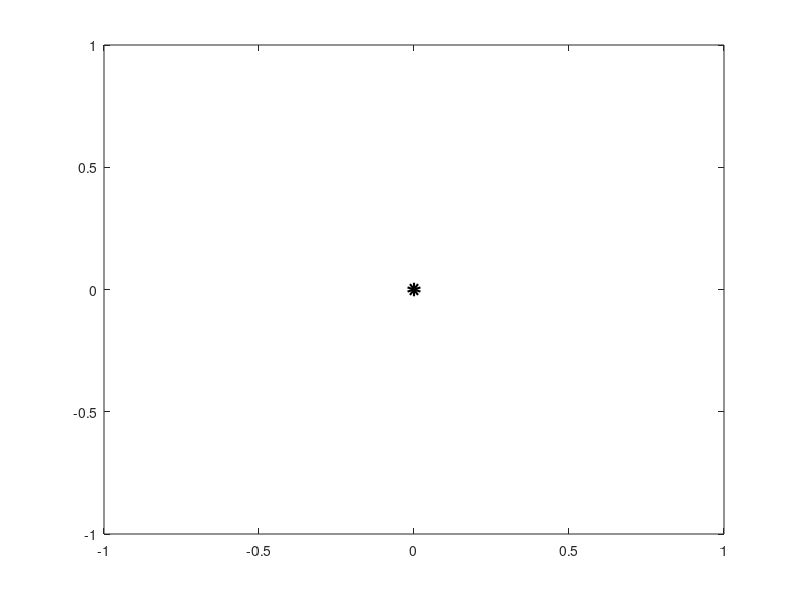

MATLAB code for this plot: (Note: this script raises an error after producing the figure.)
close all
clc

% GLOBAL VARS
global h_fov
global v_fov
global img_w
global img_h

h_fov = pi/4;
v_fov = pi/4;
img_w = 1292;
img_h = 964;

% READ INPUT DATA
M = csvread('data/sogrape.csv',0,0);
X_prev   = M(:,1);
X_curr   = M(:,3);
delta_x  = M(:,6);
delta_y  = M(:,7);
delta_th = M(:,8);
match_id = M(:,10);

% LOCAL VARS
n_iters = 141;
n = length(M);
robot_px = 13.3404;
robot_py = -2.33383;

% MAIN LOOP
figure(1);
figure(2);

figure(1)
plot(0, 0, 'ko', 'MarkerSize', 5, 'LineWidth', 5); % draw circle on origin
hold on

it = 1;
for i = 1:n_iters
    robot_px = robot_px + delta_x(it);
    robot_py = robot_py + delta_y(it);
    
    while match_id(it) == i      
        l_prev = computeLine(X_prev(it), 0);
        l_proj = projectLine(X_curr(it), [delta_x(it), delta_y(it)], delta_th(it));
        [x, y] = intercept(l_prev, l_proj);

        figure(1)
        plotLine(l_prev);
        plotLine(l_proj);
        plot(x, y, '*', 'MarkerSize', 10, 'LineWidth', 1);
        
        fprintf('it: %d\n  X_prev = %d\n  X_curr = %d\n', i, X_prev(it), X_curr(it));
        fprintf('  [d_x, d_y, d_th] = [%.4f, %.4f, %.4f]\n', delta_x(it), delta_y(it), delta_th(it) * 180/pi);
        fprintf('  [robot_x, robot_y] = [%.4f, %.4f]\n', robot_px, robot_py);
        fprintf('  [trunk_x, trunk_y] = [%.4f, %.4f]\n', robot_px + x, robot_py + y);

        figure(2)
        plot(robot_px, robot_py, 'ko', 'MarkerSize', 5, 'LineWidth', 5);
        hold on
        plot(robot_px + x, robot_py + y, 'r*', 'MarkerSize', 5, 'LineWidth', 5);
        grid on

       % pause();
        
        it = it + 1;
        
        if it > n
            break
        end
    end
end
